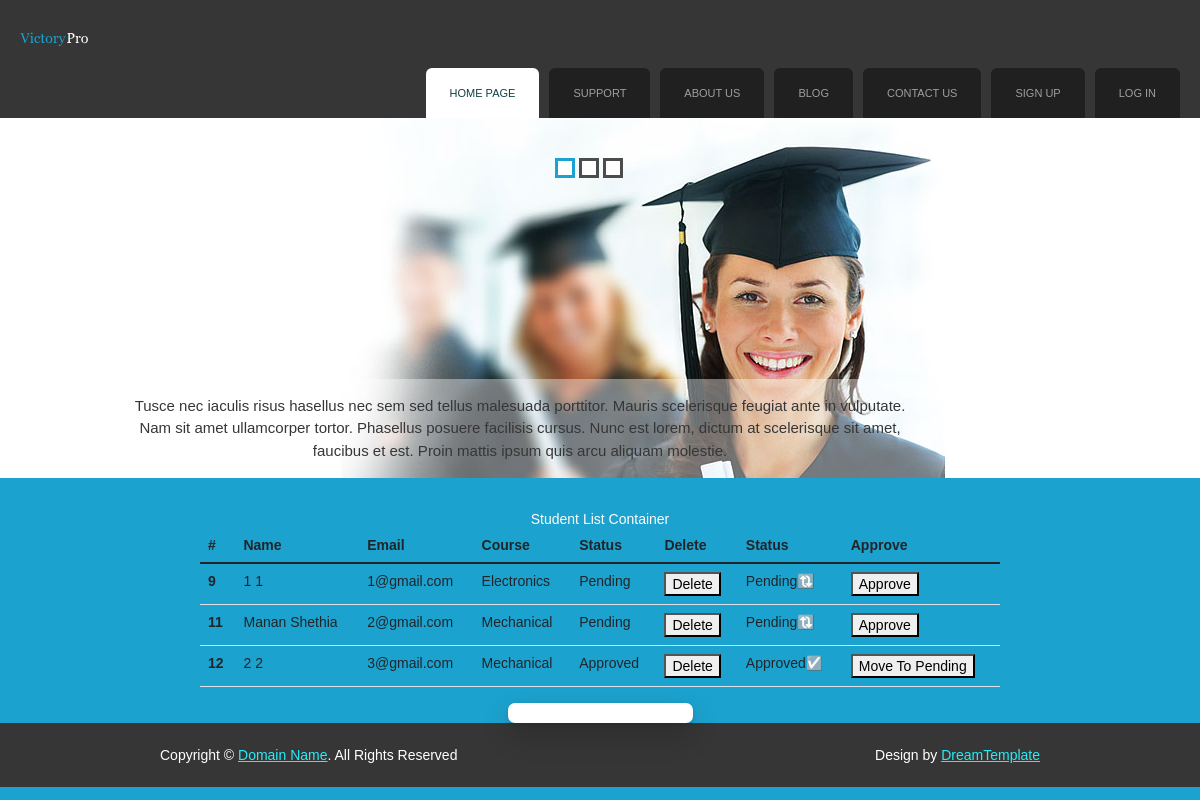
The app's page /studentList/, older data.
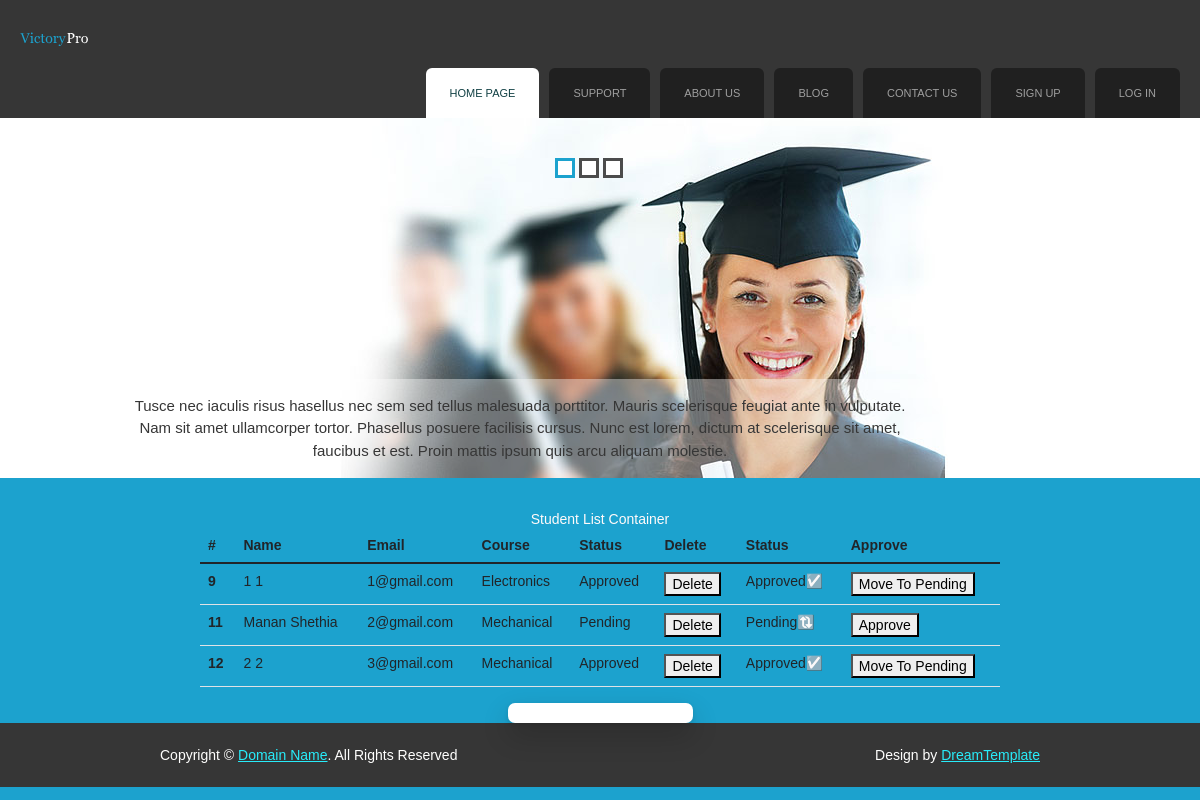
The same page, newer data.
### onlineexamapp/models.py (models this page shows, shortened)
class User(models.Model): # STUDENT
    userType = models.CharField(max_length = 100, default = "Student")
    fname = models.CharField(max_length = 100)
    lname = models.CharField(max_length = 100)
    email = models.CharField(max_length = 100)
    mobile = models.CharField(max_length = 100)
    course = models.CharField(max_length = 100, default="")
    gender = models.CharField(max_length = 100)
    password = models.CharField(max_length = 100)
    address = models.TextField()
    profilePic = models.ImageField(upload_to = 'profilePic/', default="")
    userStatus = models.CharField(max_length = 100, default = "Pending")

### onlineexamapp/views.py (the view)
# urls.py: path('studentList/', views.studentList, name='studentList'),
def studentList(request):
    studentsList = User.objects.filter(userType = "Student")
    return render(request, 'studentList.html', {'studentsList': studentsList})

### onlineexamapp/templates/studentList.html (shortened to what this page needs)
{% extends 'header.html' %}
{% load static %}
{% block content %}
<!DOCTYPE html>
<html lang="en">
<head>
</head>
<body>
    Student List Container
    <table class="table table-hover static-table" align="center" id="studentTable">
        <thead>
          <tr>
            <th scope="col">#</th>
            <th scope="col">Name</th>
            <th scope="col">Email</th>
            <th scope="col">Course</th>
            <th scope="col">Status</th>
            <th scope="col">Delete</th>
            <th scope="col">Status</th>
            <th scope="col">Approve</th>
          </tr>
        </thead>
        <tbody>
          {% for i in studentsList %}
          <tr>
            <th scope="row">{{i.id}}</th>
            <td>{{i.fname}} {{i.lname}}</td>
            <td>{{i.email}}</td>
            <td>{{i.course}}</td>
            <td>{{i.userStatus}}</td>
            {% if i.userStatus == "Approved" %}
            <td><button type="button">Delete</button></td>
            <td>Approved☑️</td>
            <td><button type="button" id="{{i.id}}">Move To Pending</button></td>
            {% else %}
            <td><button type="button">Delete</button></td>
            <td>Pending🔃</td>
            <td><button type="button" id="{{i.id}}">Approve</button></td>
            {% endif %}
          </tr>
          {% endfor %}
        </tbody>
      </table>
      <input type="text">
</body>
</html>
{% endblock %}

### onlineexamapp/templates/header.html (shortened to what this page needs)
{% load static %}
<!DOCTYPE html
  PUBLIC "-//W3C//DTD XHTML 1.0 Transitional//EN" "http://www.w3.org/TR/xhtml1/DTD/xhtml1-transitional.dtd">
<html xmlns="http://www.w3.org/1999/xhtml" lang="en">
<head>
  <link href="https://cdn.jsdelivr.net/npm/bootstrap@5.1.3/dist/css/bootstrap.min.css" rel="stylesheet">
  <link href="{% static 'css/coin-slider.css' %}" rel="stylesheet" type="text/css" />
  <link href="{% static 'css/style.css' %}" rel="stylesheet" type="text/css" />
</head>
{% if request.session.email %}
<body onload="cacheMemory()">
{% else %}
<body onload="cacheMemory()">
{% endif %}
  <div class="main">
    <div class="header">
      <div class="header_resize">
        <div class="menu_nav">
          <ul>
            <li class="active"><a href="{% url 'index' %}"><span>Home Page</span></a></li>
            <li><a href="{% url 'support' %}"><span>Support</span></a></li>
            <li><a href="{% url 'about' %}"><span>About Us</span></a></li>
            <li><a href="{% url 'blog' %}"><span>Blog</span></a></li>
            {% if request.session.userType == "Faculty" %}
            <li><a href="{% url 'studentList' %}"><span>Student List</span></a></li>
            <li><a href="{% url 'addCourse' %}"><span>Add Course</span></a></li>
            <li><a href="{% url 'addQuestion' %}"><span>Add Questions</span></a></li>
            {% else %}
            <li><a href="{% url 'contact' %}"><span>Contact Us</span></a></li>
            {% endif %}
            {% if request.session.email %}
            <li><a href="{% url 'changePassword' %}"><span>Change Password</span></a></li>
            <li><a href="{% url 'logout' %}"><span>Log Out</span></a></li>
            <li>{{request.session.fname}} <img src="{{request.session.profilePic}}" width="25px" height="25px"></li>
            {% else %}
            <li><a href="{% url 'studentSignup' %}"><span>Sign Up</span></a></li>
            <li><a href="{% url 'login' %}"><span>Log In</span></a></li>
            {% endif %}
          </ul>
        </div>
        <div class="logo">
          <h1><a href="{% url 'index' %}">Victory<span>Pro</span></a></h1>
        </div>
        <div class="slider">
          <div id="coin-slider"> <a href="#"><img src="{% static 'images/slide1.jpg' %}" width="960" height="360"
                alt="" /><span> Tusce nec iaculis risus hasellus nec sem sed tellus malesuada porttitor. Mauris
                scelerisque feugiat ante in vulputate. Nam sit amet ullamcorper tortor. Phasellus posuere facilisis
                cursus. Nunc est lorem, dictum at scelerisque sit amet, faucibus et est. Proin mattis ipsum quis arcu
                aliquam molestie.</span></a>  </div>
        </div>
      </div>
    </div>
    {% block content %}
    {% endblock %}
    <div class="footer">
      <div class="footer_resize">
        <p class="lf">Copyright &copy; <a href="#">Domain Name</a>. All Rights Reserved</p>
        <p class="rf">Design by <a target="_blank" href="http://www.dreamtemplate.com/">DreamTemplate</a></p>
      </div>
    </div>
  </div>
</body>
</html>

### onlineexamapp/static/css/coin-slider.css (style rules this page uses)
.coin-slider a { text-decoration:none; outline:none; border:none; }

### onlineexamapp/static/css/style.css (style rules this page uses)
body { margin:0; padding:0; width:100%; color:#28ecfa; font:normal 12px/1.5em "Liberation sans", Arial, Helvetica, sans-serif; background:#1ca2ce url(../images/main_bg.gif) repeat-x left top; }
html, .main { padding:0; margin:0; }
p { margin:8px 0; padding:0 0 8px 0; }
a { color:#fffffe; text-decoration:underline; }
.header, .content, .menu_nav, .fbg, .footer, form, ol, ol li, ul, .content .mainbar, .content .sidebar { margin:0; padding:0; }
.header_resize { margin:0 auto; padding:0 0 32px; width:1160px; }
.logo { padding:0; float:left; width:auto; height:118px; }
h1 { margin:0; padding:32px 0 0; font-size:50px; font-weight:normal; line-height:1.2em; text-transform:none; }
h1 a, h1 a:hover { color:#1ca2ce; text-decoration:none; }
h1 span { color:#fff; }
.slider { padding:0; margin: 0px 120px; }
.menu_nav { margin:0 auto; padding:68px 0 0; height:50px; float:right; }
.menu_nav ul { list-style:none; padding:0; height:50px; float:left; }
.menu_nav ul li { margin:0; padding:0 0 0 10px; float:left; }
.menu_nav ul li a { display:block; margin:0; padding:17px 24px; font-size:11px; line-height:16px; font-weight:normal; color:#9f9f9f; text-decoration:none; text-transform:uppercase; text-align:center; background:#202020; }
.menu_nav ul li.active a, .menu_nav ul li a:hover { text-decoration:none; color:#114044; background:#fff; }
.footer { background:#363636; }
.footer_resize { margin:0 auto; padding:0 20px; width:920px; line-height:1.5em; color:#fffffe; }
.footer_resize p { margin:24px 0; padding:0; line-height:normal; white-space:nowrap; text-indent:inherit; }
.footer_resize a { color:#28ecfa; font-weight:normal; margin:0; padding:0; border:none; text-decoration:underline; background-color:transparent; }
.footer_resize .lf { float:left; }
.footer_resize .rf { float:right; }
a { outline:none; }
div { font-family: 'Trebuchet MS', 'Lucida Sans Unicode', 'Lucida Grande', 'Lucida Sans', Arial, sans-serif; font-size: 14px; color: snow; }
input { border: 0px solid #114044; border-radius: 7px; box-shadow: rgba(0, 0, 0, 0.2) 0px 12px 28px 0px, rgba(0, 0, 0, 0.1) 0px 2px 4px 0px, rgba(255, 255, 255, 0.05) 0px 0px 0px 1px inset; }
a { font-family: 'Trebuchet MS', 'Lucida Sans Unicode', 'Lucida Grande', 'Lucida Sans', Arial, sans-serif; text-decoration: none; font-size: 14px; }

### onlineexamapp/templates/studentList.html (style rules this page uses)
body { text-align: center; }
.static-table { text-align: left; width: 800px; }

Row changes from the older to the newer data that the page shows:
changed User "1@gmail.com": userStatus "Pending" → "Approved"; userStatus "Pending🔃 Approve" → "Approved☑️ Move To Pending"
